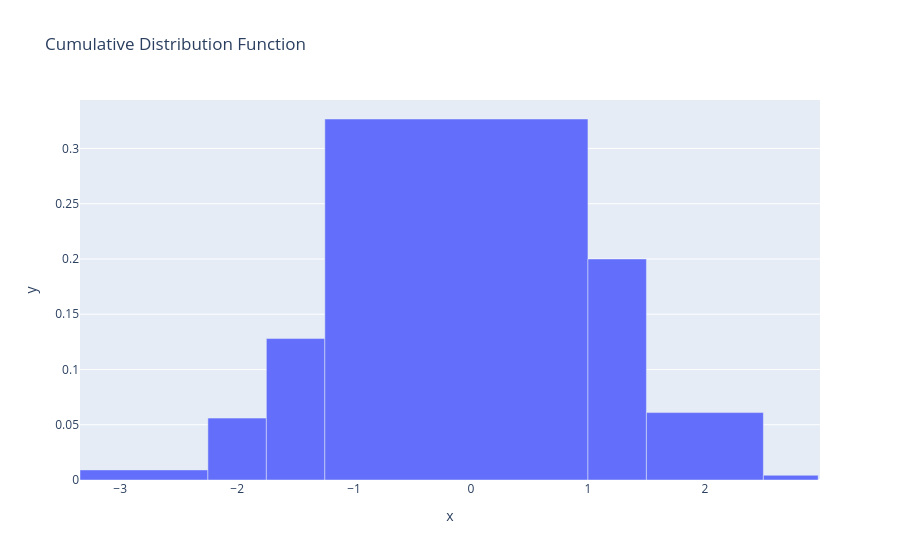

Write notebook code for a chart like this one.
### Markdown cell above
## Example 3: Cumulative Distribution

Create cumulative histograms to visualize cumulative distributions.

### Code cell
fig = histogram(x=data, title="Cumulative Distribution Function")
fig.show()

### Figure 1 — Plotly figure (JSON) as saved in the notebook; plotly's stock layout.template omitted (floating-point values rounded to 4 significant figures)
{"data": [{"alignmentgroup": "True", "hovertemplate": "x=%{x}<br>y=%{y}<extra></extra>", "legendgroup": "", "marker": {"color": "#636efa", "pattern": {"shape": ""}}, "name": "", "offsetgroup": "", "orientation": "v", "showlegend": false, "type": "bar", "width": [1.094, 0.5, 0.5, 2.25, 0.5, 1, 0.4688], "x": [-2.797, -2.0, -1.5, -0.125, 1.25, 2.0, 2.734], "xaxis": "x", "y": [0.009143, 0.056, 0.128, 0.3267, 0.2, 0.061, 0.004267], "yaxis": "y"}], "layout": {"legend": {"tracegroupgap": 0}, "title": {"text": "Cumulative Distribution Function"}, "xaxis": {"anchor": "y", "domain": [0, 1], "title": {"text": "x"}}, "yaxis": {"anchor": "x", "domain": [0, 1], "title": {"text": "y"}}}}
